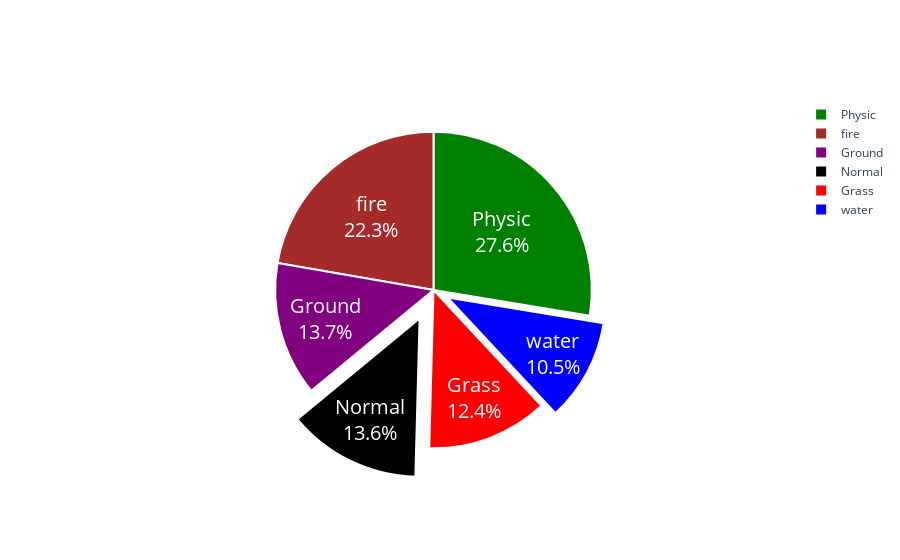

The code cell stored with this chart in its notebook:
### Code cell
#pie charts
df_asia=px.data.gapminder().query("year==2007").query("continent=='Asia'")
px.pie(df_asia,values='pop',names='country',
                              title="Population of Asian Continent",
                              color_discrete_sequence=px.colors.sequential.RdBu)
colors=['blue','red','black','green','brown','purple']
fig=go.Figure(data=[go.Pie(labels=['water','Grass','Normal','Physic','fire','Ground'],
                          values=[110,130,143,290,234,144])])
fig.update_traces(hoverinfo='label+percent',textfont_size=20,
                  textinfo='label+percent',
                 pull=[0.1,0,0.2,0,0,0],marker=dict(colors=colors,line=dict(color='#FFFFFF',width=2)))

### Figure 1 — Plotly figure (JSON) as saved in the notebook; plotly's stock layout.template omitted (floating-point values rounded to 4 significant figures)
{"data": [{"hoverinfo": "label+percent", "labels": ["water", "Grass", "Normal", "Physic", "fire", "Ground"], "marker": {"colors": ["blue", "red", "black", "green", "brown", "purple"], "line": {"color": "#FFFFFF", "width": 2}}, "pull": [0.1, 0, 0.2, 0, 0, 0], "textfont": {"size": 20}, "textinfo": "label+percent", "type": "pie", "values": [110, 130, 143, 290, 234, 144]}], "layout": {}}
